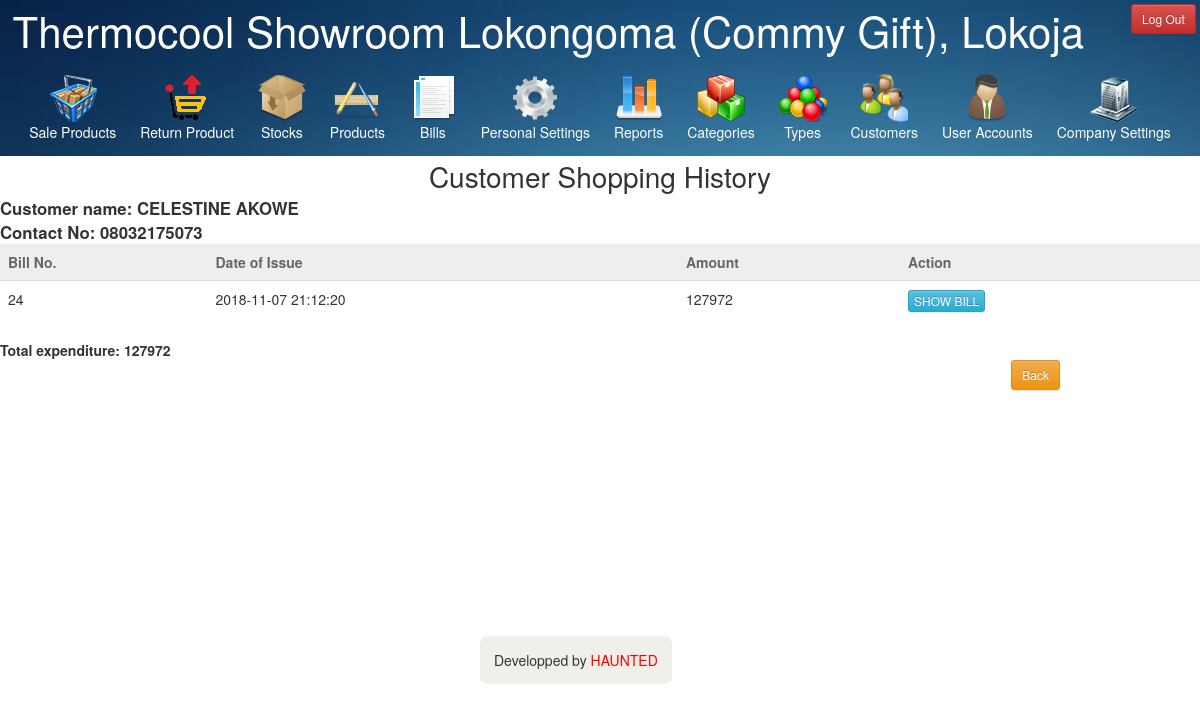
The page /showCustomer.php?x=16 (signed in) on the database its author committed.
### tables this page shows
CREATE TABLE `company` (
  `company_id` int(11) NOT NULL,
  `company_name` varchar(50) NOT NULL,
  `company_logo` varchar(100) DEFAULT NULL
);

CREATE TABLE `customers` (
  `customer_id` int(11) NOT NULL,
  `customer_name` varchar(50) NOT NULL,
  `customer_contact` varchar(15) NOT NULL
);

CREATE TABLE `invoices` (
  `invoice_id` int(11) NOT NULL,
  `selling_date` datetime NOT NULL,
  `customer_id` int(11) NOT NULL,
  `employee_no` varchar(15) DEFAULT NULL,
  `amount` double NOT NULL,
  `discount` double NOT NULL,
  `vat` double NOT NULL,
  `cash_given` double NOT NULL,
  `cash_back` double NOT NULL
);

### showCustomer.php (the view, shortened to what this page needs)
<?php
	require 'mask.php';
	if(isset($_GET['x'])){
		$customerId=$_GET['x'];
		$sql="SELECT customer_name,customer_contact FROM customers WHERE customer_id='$customerId'";
		$result=mysqli_query($GLOBALS["___mysqli_ston"], $sql);
		$row=mysqli_fetch_array($result);
		$customerName=$row['customer_name'];
		$customerContact=$row['customer_contact'];
		$sql="SELECT * FROM invoices WHERE customer_id='$customerId' ORDER BY selling_date DESC";
		$result=mysqli_query($GLOBALS["___mysqli_ston"], $sql);
		if(mysqli_num_rows($result)){
			echo "
			<div id='tableTitleDiv'>
			Customer Shopping History
			</div>
			";
			echo "
			<div id='customerInfoDiv'>
			Customer name: $customerName<br>
			Contact No: $customerContact<br>
			</div>
			";
			echo "
			<table class='table table-responsive sortable'>
				<thead>
					<tr>
						<td>Bill No.</td>
						<td>Date of Issue</td>
						<td>Amount</td>
						<td>Action</td>
					</tr>
				</thead>
				<tbody>
			";
			$sum=0;
			while($row=mysqli_fetch_array($result)){
				$invoiceId=$row['invoice_id'];
				$sellingDate=$row['selling_date'];
				$amount=$row['cash_given']-$row['cash_back'];
				$sum+=$amount;
				echo"
					<tr>
						<td>$invoiceId</td>
						<td>$sellingDate</td>
						<td>$amount</td>
						<td><input type='button' onClick='OpenInNewTab($invoiceId);' class='btn btn-info btn-xs' value='SHOW BILL'></td>
					<tr>
				";
			}
			echo "
				</tbody>
			</table>
			<div id='customerTotalText'>
			Total expenditure: $sum
			</div>
			";
		}else{
			echo "No bills issued yet.";
		}
	}
?>
<!DOCTYPE html>
<html>
<head>
</head>
<body>
	<div id="tableButtons">
		<a href="javascript:history.back()" class="btn btn-warning btn-sm">Back</a>
	</div>
</body>
</html>

### mask.php (shortened to what this page needs)
<?php
  function showTitle(){
    $sql="SELECT company_name FROM company";
    $result=mysqli_query($GLOBALS["___mysqli_ston"], $sql);
    $row=mysqli_fetch_array($result);
    $companyName=$row['company_name'];
    echo $companyName;
  }
  function showLogOutButton(){
    if(isset($_SESSION['id'])){
      echo '<input type="button" class="btn btn-sm btn-danger" role="button" id="signOutButton" value="Log Out" onClick="logOut();" /></p>';
    }
  }
?>
<!DOCTYPE html>
<html>
<head>
  <link rel="stylesheet" type="text/css" href="apiFiles/bootstrap.css">
  <link rel="stylesheet" type="text/css" href="apiFiles/bootstrap-theme.css">
  <link rel="stylesheet" type="text/css" href="css/pageStyle.css">
</head>
<body>
  <div id="header">
    <a href="panel.php" id="titleText"><?php showTitle(); ?></a>
    <div id="logOutDiv"><?php showLogOutButton(); ?></div>
  <div id="ribonBar">
  <div id="ribons">
    <a href="sale.php">
      <img src="images/sale.png">
      <div>Sale Products</div>
    </a>
    <a href="returnProduct.php">
      <img src="images/returnProduct.png">
      <div>Return Product</div>
    </a>
    <a href="stocks.php">
      <img src="images/stocks.png">
      <div>Stocks</div>
    </a>
    <a href="products.php">
      <img src="images/products.png">
      <div>Products</div>
    </a>
    <a href="bill.php">
      <img src="images/bills.png">
      <div>Bills</div>
    </a>
    <a href="accountSettings.php">
      <img src="images/accountSettings.png">
      <div>Personal Settings</div>
    </a>
    <?php
      if(isset($_SESSION['id'])){
        $id=$_SESSION['id'];
        $sql="SELECT is_admin FROM accounts WHERE account_id='$id'";
        $result=mysqli_query($GLOBALS["___mysqli_ston"], $sql);
        $row=mysqli_fetch_array($result);
        if($row['is_admin']==='1'){
          echo'
    <a href="reports.php">
      <img src="images/reports.png">
      <div>Reports</div>
    </a>
    <a href="categories.php" id="categories">
      <img src="images/categories.png">
      <div>Categories</div>
    </a>
    <a href="types.php">
      <img src="images/types.png">
      <div>Types</div>
    </a>
    <a href="customers.php">
      <img src="images/customers.png">
      <div>Customers</div>
    </a>
    <a href="employees.php">
      <img src="images/employees.png">
      <div>User Accounts</div>
    </a>
    <a href="companySettings.php">
      <img src="images/company.png">
      <div>Company Settings</div>
    </a>
          ';
        }else if($row['is_admin']==='2'){
          echo'
    <a href="reports.php">
      <img src="images/reports.png">
      <div>Reports</div>
    </a>
    <a href="categories.php" id="categories">
      <img src="images/categories.png">
      <div>Categories</div>
    </a>
    <a href="types.php">
      <img src="images/types.png">
      <div>Types</div>
    </a>
    <a href="customers.php">
      <img src="images/customers.png">
      <div>Customers</div>
    </a>
    <a href="employees.php">
      <img src="images/employees.png">
      <div>User Accounts</div>
    </a>
          ';
        }else if($row['is_admin']==='3'){
          echo'
    <a href="reports.php">
      <img src="images/reports.png">
      <div>Reports</div>
    </a>
    <a href="categories.php" id="categories">
      <img src="images/categories.png">
      <div>Categories</div>
    </a>
    <a href="types.php">
      <img src="images/types.png">
      <div>Types</div>
    </a>
    <a href="customers.php">
      <img src="images/customers.png">
      <div>Customers</div>
    </a>
          ';
        }
      }
    ?>
  </div>
  </div>
  </div>
  <div id="footerDiv">
    Developped by <span id="footerSpan">HAUNTED</span>
  </div>
</body>
</html>

### css/pageStyle.css (style rules this page uses)
table.sortable thead { background-color:#eee; color:#666666; font-weight: bold; cursor: default; }
#header { width: 100%; height: auto; background-image: url('../images/blueBack2.JPG'); background-size: 100%; }
#titleText { text-decoration: none; color: white; font-size: 3em; padding: 0.3em; }
#logOutDiv { float: right; padding: 0.3em; }
#ribons { text-align:center; }
#ribons a { margin:0px 10px; display:inline-block; text-decoration:none; color:white; }
#ribonBar { padding: 1em; }
#tableTitleDiv { font-size: 2em; text-align: center; }
#tableButtons { float: right; margin-right: 10em; }
#customerInfoDiv { font-size: 1.2em; font-weight: bold; }
#customerTotalText { font-size: 1em; font-weight: bold; }
#footerDiv { position: fixed; z-index: -10; margin:40% 0 0 40%; background-color: rgba(180,180,150,0.2); padding: 1em; border-radius: 0.5em; }
#footerSpan { color: red; }

### rows shown on the page
company: company_name "Thermocool Showroom Lokongoma (Commy Gift), Lokoja"
customers: customer_name "CELESTINE AKOWE", customer_contact "08032175073"
invoices: invoice_id "24", selling_date "2018-11-07 21:12:20", amount "127972"

### other values the page prints
$sum "127972"
